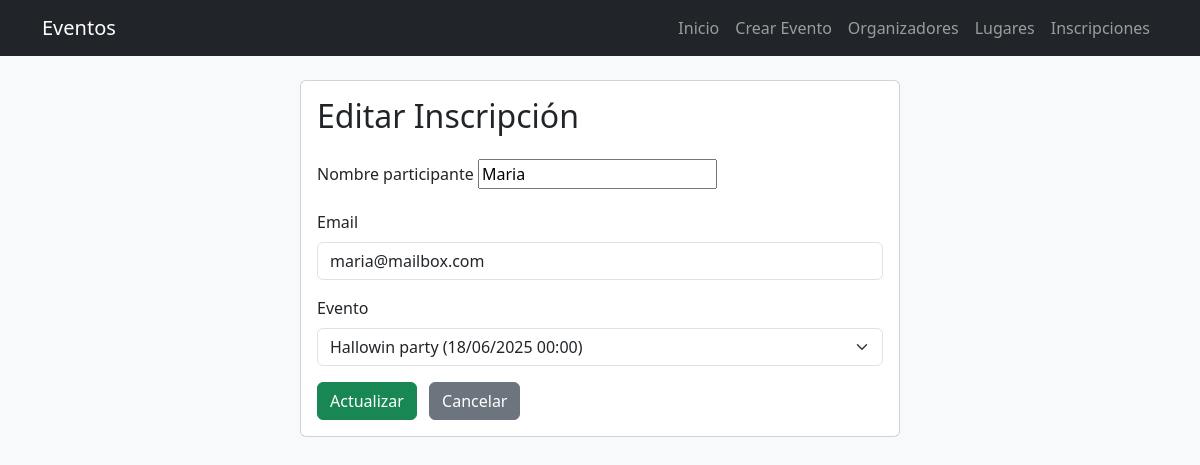
Page /inscripciones/4/editar/ on the committed database.
### eventos/models.py (models this page shows, shortened)
class Inscripcion(models.Model):
    nombre_participante = models.CharField(max_length=100)
    email = models.EmailField()
    evento = models.ForeignKey(Evento, on_delete=models.CASCADE)
    fecha_inscripcion = models.DateTimeField(auto_now_add=True)

### eventos/views.py (the view)
# urls.py: path('inscripciones/<int:inscripcion_id>/editar/', views.editar_inscripcion, name='editar_inscripcion'),
def editar_inscripcion(request, inscripcion_id):
    inscripcion = get_object_or_404(Inscripcion, id=inscripcion_id)
    if request.method == 'POST':
        form = InscripcionForm(request.POST, instance=inscripcion)
        if form.is_valid():
            form.save()
            return redirect('lista_inscripciones')
    else:
        form = InscripcionForm(instance=inscripcion)
    return render(request, 'eventos/editar_inscripcion.html', {'form': form})

### eventos/forms.py
class InscripcionForm(forms.ModelForm):
    class Meta:
        model = Inscripcion
        fields = '__all__'
        widgets = {
            'nombre': forms.TextInput(attrs={'class': 'form-control'}),
            'email': forms.EmailInput(attrs={'class': 'form-control'}),
            'evento': forms.Select(attrs={'class': 'form-select'}),
        }

### eventos/models.py (called while the page is built)
    def __str__(self):
        return f"{self.titulo} ({self.fecha.strftime('%d/%m/%Y %H:%M')})"

### eventos/templates/eventos/editar_inscripcion.html (shortened to what this page needs)
{% extends "eventos/base.html" %}
{% block content %}
<div class="card mx-auto" style="max-width: 600px">
  <div class="card-body">
    <h2 class="card-title mb-4">Editar Inscripción</h2>
    <form method="post" novalidate>
      {% for field in form %}
      <div class="mb-3">
        <label for="{{ field.id_for_label }}" class="form-label">{{ field.label }}</label>
        {{ field }}
      </div>
      {% endfor %}
      <button type="submit" class="btn btn-success">Actualizar</button>
      <a href="{% url 'lista_inscripciones' %}" class="btn btn-secondary ms-2">Cancelar</a>
    </form>
  </div>
</div>
{% endblock %}

### rows in the picture
Inscripcion: form "Maria" "maria@mailbox.com" "Hallowin party (18/06/2025 00:00)"

### other values in the picture
{{ field.label }} "Nombre participante" "Email" "Evento"
